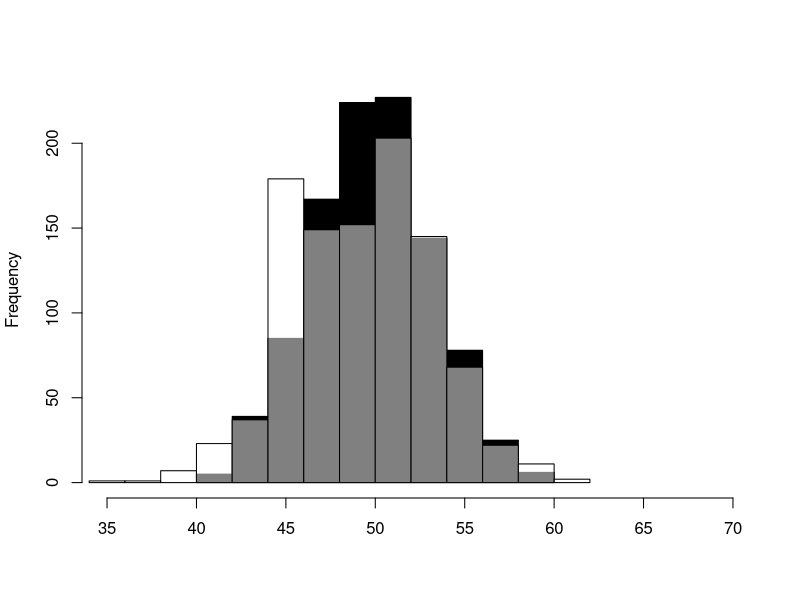
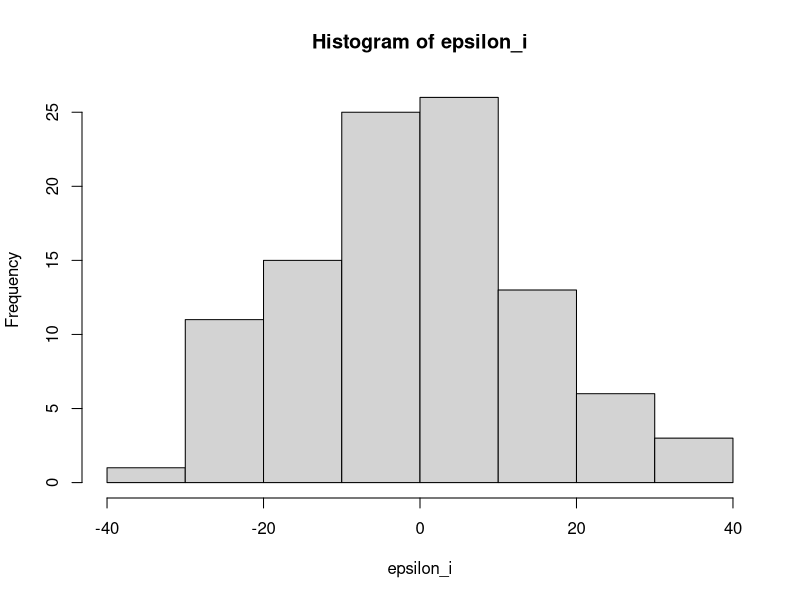
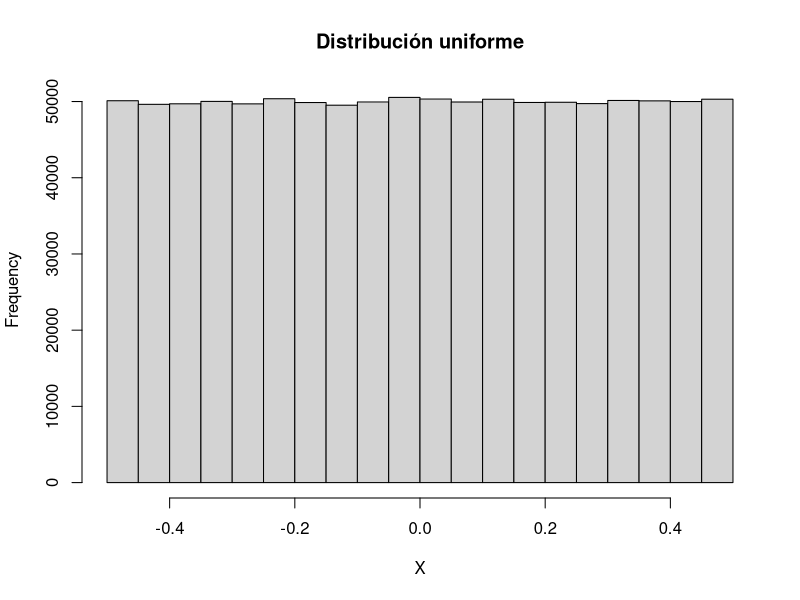
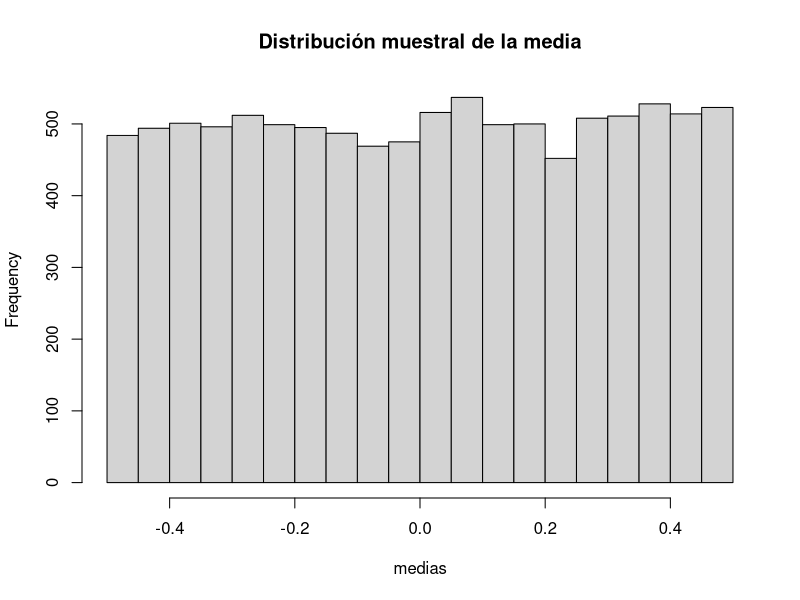
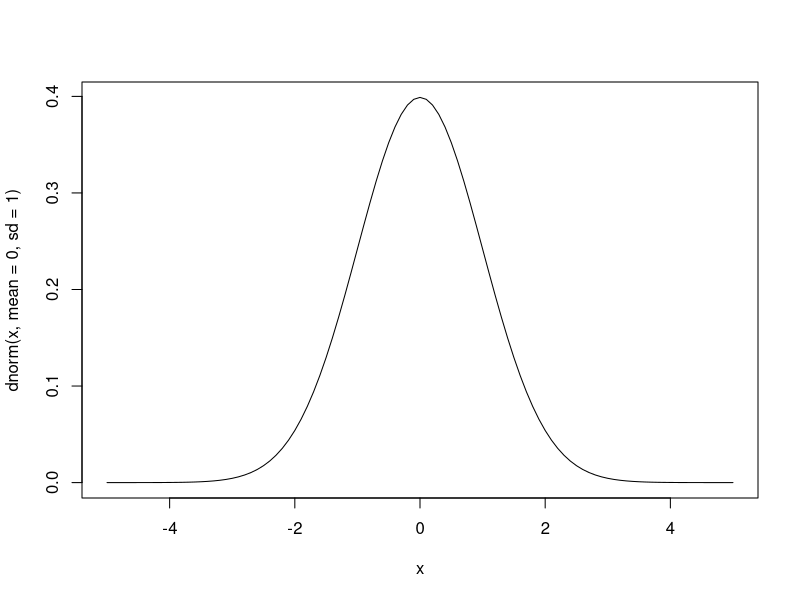
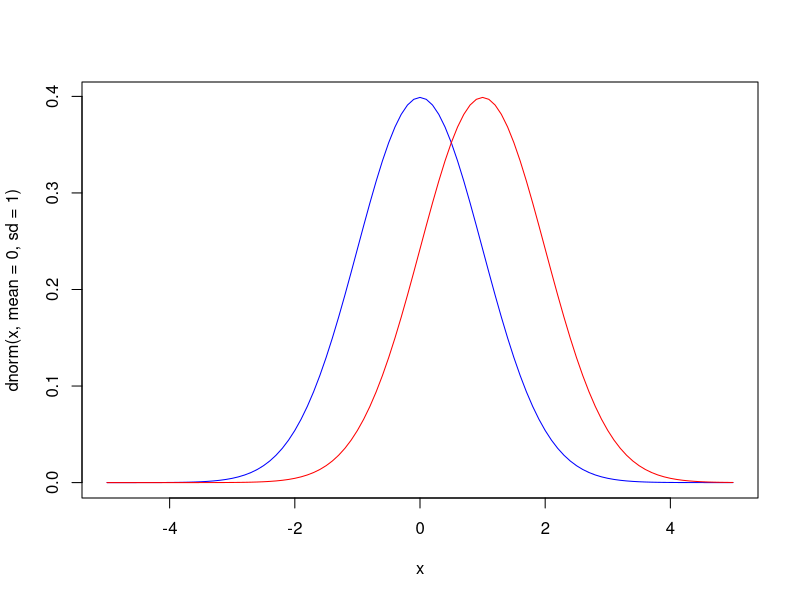
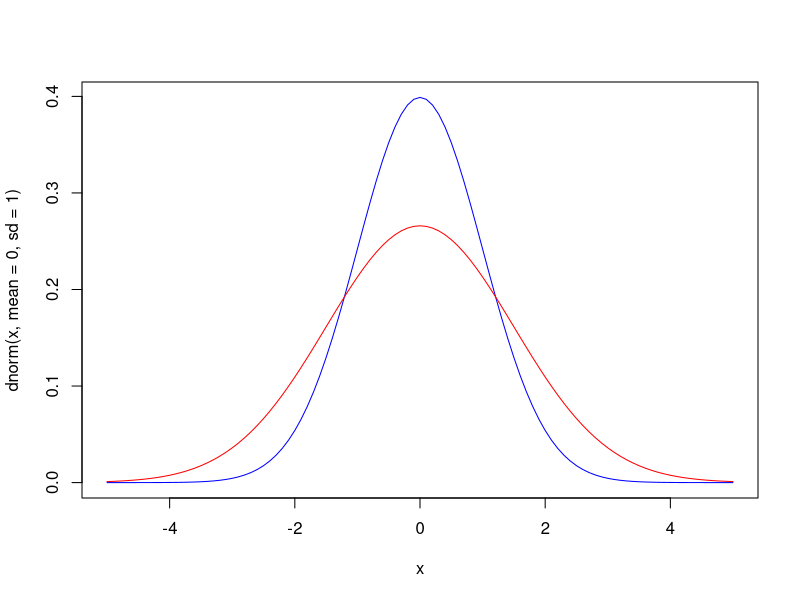
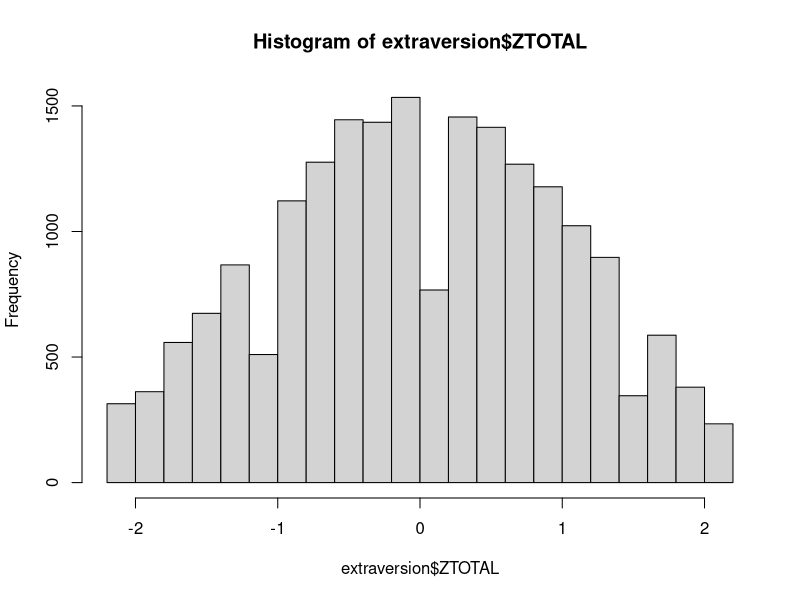

Recreate these plots in R, in order.
## ---- chunk 1
library(readr)
library(dplyr)
## ---- chunk 2
epsilon_i <- c(
  -11, 6, 32, 15, 20, 11, -19, 8, 1, 7, 12, -5, 29, -14, -4, 0,
  -15, 11, -31, 12, 0, -4, -11, -22, 7, -10, -4, -2, 14, 0, 4, 
  7, -8, -13, -15, 17, 2, -14, -5, 10, -5, -2, 3, 4, 22, -17, 12, 
  -26, -1, 9, -6, -22, -7, -25, -23, -8, -20, 4, 29, -10, -12, 
  13, 3, 28, 10, 5, 10, -7, 1, 2, 1, -2, -3, -4, 6, 17, 31, 24,
  19, -5, 4, -23, 10, -26, -15, 20, -11, -24, 3, 2, -6, 25, -9,
  -5, -5, -28, 5, -19, 35, -24)
## ---- chunk 3
e_i <- sample(x = epsilon_i, size = 20, replace = TRUE)
## ---- chunk 4
Y_i = 50 + e_i
## ---- chunk 5
mean(Y_i)
median(Y_i)
## ---- chunk 6
medias <- vector(mode = "numeric")
medianas <- vector(mode = "numeric")

for (i in 1:1000) {
  e_i <- sample(x = epsilon_i, size = 20, replace = TRUE)
  Y_i = 50 + e_i
  medias[i] <- mean(Y_i)
  medianas[i] <- median(Y_i)
}
## ---- chunk 7
mean(medias)
mean(medianas)
## ---- chunk 8
hist(medias, col = "black", main = "", xlab = "", xlim = c(35, 70))
hist(medianas, col = rgb(1, 1, 1, 0.5), add = TRUE)
## ---- chunk 9
hist(epsilon_i)
## ---- chunk 10
N <- 1e6
X <- runif(N, -0.5, 0.5)
hist(X, main = "Distribución uniforme")
## ---- chunk 11
medias <- vector(mode = "numeric")
n <- 1

for (i in 1:10000) medias[i] <- mean(sample(x = X, size = n, replace = TRUE))

hist(medias, main = "Distribución muestral de la media")
## ---- chunk 12
curve(dnorm(x, mean=0, sd=1), from=-5, to=5)
## ---- chunk 13
curve(dnorm(x, mean = 0, sd = 1), from=-5, to=5, col="blue")
curve(dnorm(x, mean = 1, sd = 1), col="red", add=TRUE)
## ---- chunk 14
curve(dnorm(x, mean = 0, sd = 1), from=-5, to=5, col="blue")
curve(dnorm(x, mean = 0, sd = 1.5), col="red", add=TRUE)
## ---- chunk 15
extraversion <- read_delim("extraversion.csv", delim = ";")
extraversion$TOTAL <- rowMeans(extraversion)
extraversion$ZTOTAL <- scale(extraversion$TOTAL)
## ---- chunk 16
hist(extraversion$ZTOTAL)
## ---- chunk 17
score <- mean(c(2, 4, 1, 5, 1, 3, 1, 5, 1, 5))
## ---- chunk 18
z_score <- (score - mean(extraversion$TOTAL))/sd(extraversion$TOTAL)
## ---- chunk 19
hist(extraversion$ZTOTAL, col = "yellow")
abline(v = z_score, col = "blue", lwd = 2, lty = "dotted")
## ---- chunk 20
integrate(dnorm, mean = 0, sd = 1, lower = z_score, upper = Inf)$value
## ---- chunk 21
integrate(dnorm, mean = 0, sd = 1, lower = -1, upper = 1)$value
## ---- chunk 22
1 - integrate(dnorm, mean = 0, sd = 1, lower = -1.959964, upper = 1.959964)$value
## ---- chunk 23
Z <- seq(from = -3, to = 3, by = 0.1)
probability <- pnorm(Z)
cumulativeProbabilities <- round(cbind(Z, probability), 3)
## ---- chunk 24
plot(Z, probability, type="l")
